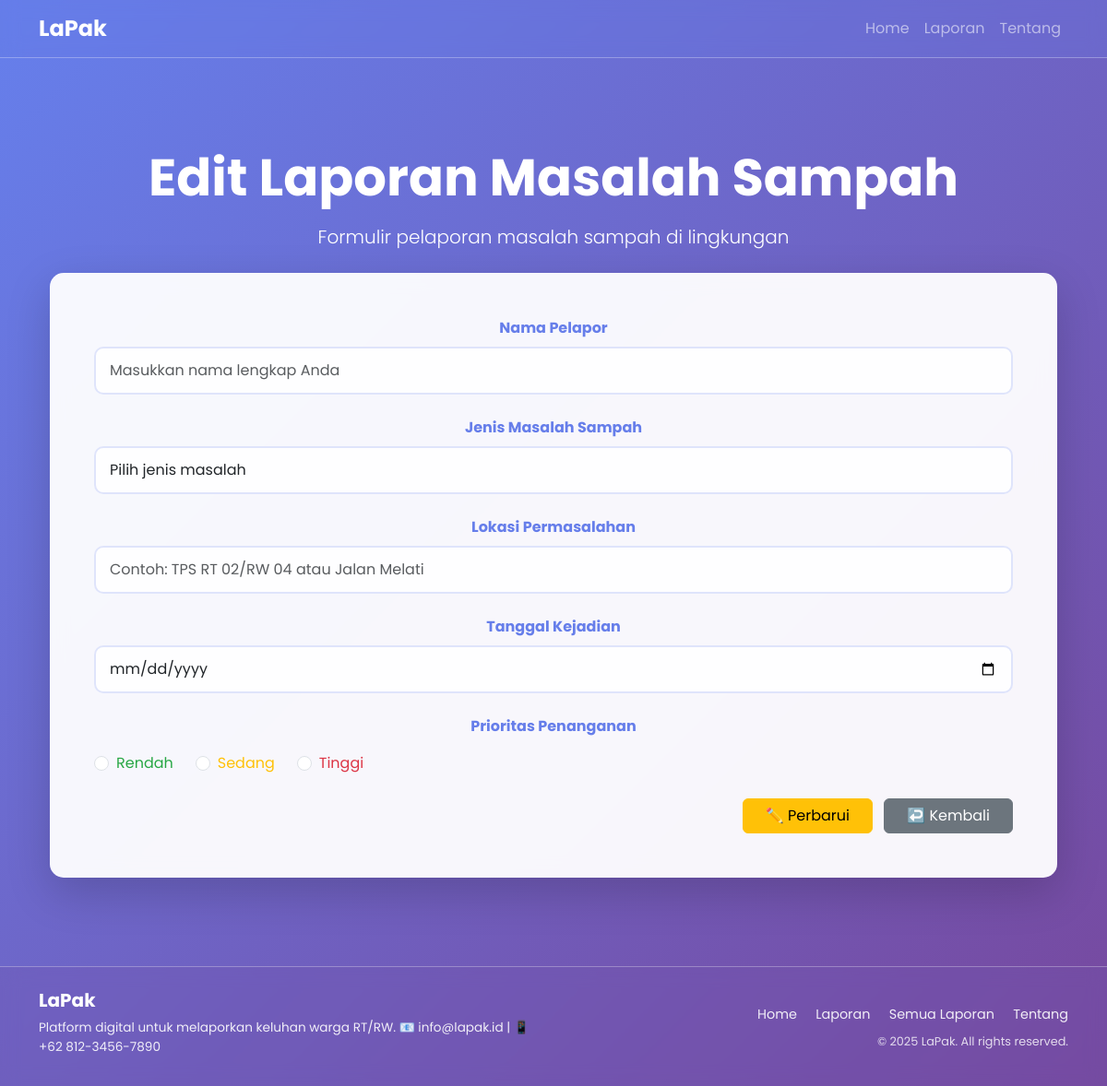
Page /laporan/edit2/2 on the earlier database version.
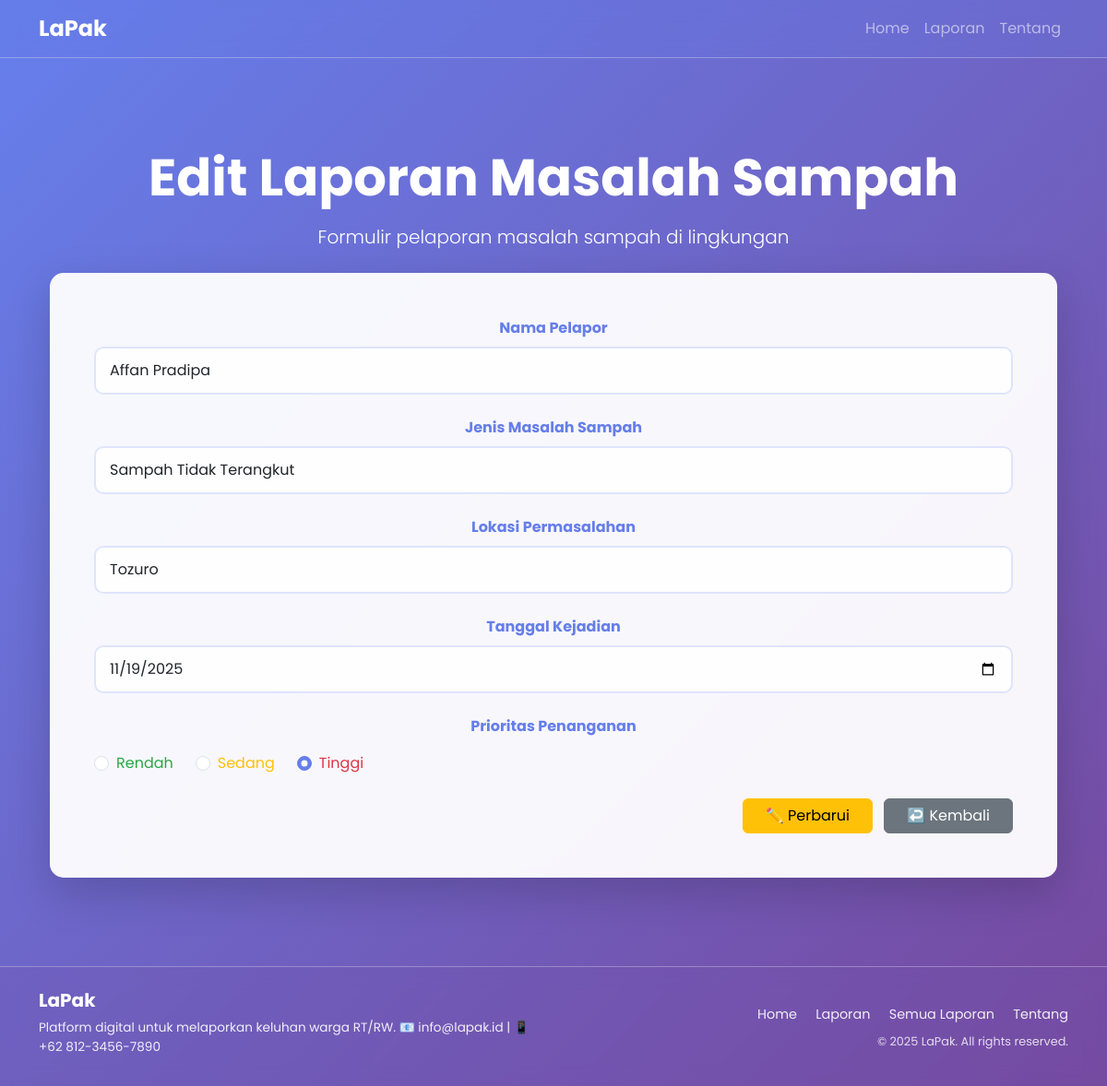
Same page on the later database version.
### tables this page shows
CREATE TABLE "laporan638" (
	"id_laporan"	INTEGER,
	"nama_pelapor"	TEXT,
	"jenis_sampah"	TEXT,
	"tanggal_kejadian"	TEXT,
	"prioritas_penanganan"	TEXT, lokasi_masalah TEXT,
	PRIMARY KEY("id_laporan" AUTOINCREMENT)
);

### App.py (the view, shortened to what this page needs)
@app.route('/laporan/edit2/<int:id>', methods=['GET', 'PUT'])
def edit2(id):
    laporan = Model638.getLaporanById(id)
    return render_template('laporan2.html', action='Edit', laporan=laporan)

### DBConnection.py (called while the page is built)
def get_db_connection():
    conn = sqlite3.connect(DB_NAME)
    conn.row_factory = sqlite3.Row
    return conn

### Model638.py (called while the page is built)
def getLaporanById(id_laporan):
    conn = DBConnection.get_db_connection()
    laporan = conn.execute("SELECT * FROM laporan638 WHERE id_laporan = ?", (id_laporan,)).fetchone()
    conn.close()
    return laporan

### Templates/laporan2.html (shortened to what this page needs)
{% extends "base.html" %}
{% block tengah8 %}
<h1 class="display-4 fw-bold mb-3">{{ action }} Laporan Masalah Sampah</h1>
<p class="lead mb-4">Formulir pelaporan masalah sampah di lingkungan</p>
<div class="container mt-4">
  <div class="card border-0 shadow-lg" style="background: rgba(255, 255, 255, 0.95); backdrop-filter: blur(10px); border-radius: 15px; box-shadow: 0 10px 40px rgba(102, 126, 234, 0.3), 0 0 20px rgba(118, 75, 162, 0.2);">
    <div class="card-body p-5">
      <form id="laporanForm2" class="needs-validation" novalidate>
        <div class="mb-4">
          <label for="namaPelapor2" class="form-label fw-bold" style="color: #667eea;">Nama Pelapor</label>
          <input type="text" name="namaPelapor638" class="form-control form-input" id="namaPelapor2"
                 value="{{ laporan[1] if laporan else '' }}" placeholder="Masukkan nama lengkap Anda" required>
        </div>
        <div class="mb-4">
          <label for="jenisMasalah" class="form-label fw-bold" style="color: #667eea;">Jenis Masalah Sampah</label>
          <select name="jenisMasalah638" class="form-select form-input" id="jenisMasalah" required>
            <option value="">Pilih jenis masalah</option>
            <option value="tidak-terangkut" {% if laporan and laporan[2] == 'tidak-terangkut' %}selected{% endif %}>Sampah Tidak Terangkut</option>
          </select>
        </div>
        <div class="mb-4">
          <label for="lokasiPermasalahan" class="form-label fw-bold" style="color: #667eea;">Lokasi Permasalahan</label>
          <input type="text" name="lokasiPermasalahan638" class="form-control form-input" id="lokasiPermasalahan"
                 value="{{ laporan[5] if laporan else '' }}" placeholder="Contoh: TPS RT 02/RW 04 atau Jalan Melati" required>
        </div>
        <div class="mb-4">
          <label for="tanggalKejadian" class="form-label fw-bold" style="color: #667eea;">Tanggal Kejadian</label>
          <input type="date" name="tanggalKejadian638" class="form-control form-input" id="tanggalKejadian"
                 value="{{ laporan[3] if laporan else '' }}" required>
        </div>
        <div class="mb-4">
          <label class="form-label fw-bold d-block mb-3" style="color: #667eea;">Prioritas Penanganan</label>
          <div class="d-flex gap-4 flex-wrap">
            <div class="form-check">
              <input class="form-check-input" type="radio" name="prioritas638" id="rendah" value="rendah"
                     {% if laporan and laporan[4] == 'rendah' %}checked{% endif %} required>
              <label class="form-check-label" for="rendah" style="color: #28a745;">
                Rendah
              </label>
            </div>
            <div class="form-check">
              <input class="form-check-input" type="radio" name="prioritas638" id="sedang" value="sedang"
                     {% if laporan and laporan[4] == 'sedang' %}checked{% endif %} required>
              <label class="form-check-label" for="sedang" style="color: #ffc107;">
                Sedang
              </label>
            </div>
            <div class="form-check">
              <input class="form-check-input" type="radio" name="prioritas638" id="tinggi" value="tinggi"
                     {% if laporan and laporan[4] == 'tinggi' %}checked{% endif %} required>
              <label class="form-check-label" for="tinggi" style="color: #dc3545;">
                Tinggi
              </label>
            </div>
          </div>
        </div>
        <div class="text-end mt-4">
          {% if action == 'Edit' %}
          <button type="submit" class="btn btn-warning px-4 btn_edit2" data-edit-url="{{ url_for('edit2', id=laporan[0]) if laporan else '' }}">✏️ Perbarui</button>
          {% else %}
          <button type="submit" class="btn-submit btn_simpan2">
            <span>💾 Simpan</span>
            <i class="ms-2">→</i>
          </button>
          {% endif %}
          <a href="{{ url_for('laporantabel') }}" class="btn btn-secondary px-4 ms-2">↩️ Kembali</a>
        </div>
      </form>
    </div>
  </div>
</div>
{% endblock %}

### Templates/base.html (shortened to what this page needs)
<!DOCTYPE html>
<html lang="en">
  <head>
    <link href="https://cdn.jsdelivr.net/npm/bootstrap@5.3.8/dist/css/bootstrap.min.css" rel="stylesheet" />
  </head>
  <body>
    {% block atas8 %}
    <nav class="navbar navbar-expand-lg navbar-dark navbar-transparent">
      <div class="container">
        <a class="navbar-brand fw-bold fs-4" href="/">LaPak</a>
        <div class="collapse navbar-collapse" id="navbarNav">
          <ul class="navbar-nav ms-auto">
            <li class="nav-item">
              <a class="nav-link" href="/">Home</a>
            </li>
            <li class="nav-item">
              <a class="nav-link" href="/laporan">Laporan</a>
            </li>
            <li class="nav-item">
              <a class="nav-link" href="/tentang">Tentang</a>
            </li>
          </ul>
        </div>
      </div>
    </nav>
    {% endblock %}
    <div class="content-wrapper">
      <div class="jumbotron-gradient text-white py-5">
        <div class="container py-5">
          <div class="row align-items-center">
            <div class="col-lg-12 mx-auto text-center">{% block tengah8 %} {% endblock %}</div>
          </div>
        </div>
      </div>
    </div>
    {% block bawah8 %}
    <footer class="footer-transparent text-white py-4">
      <div class="container">
        <div class="row align-items-center">
          <div class="col-md-6 text-center text-md-start mb-3 mb-md-0">
            <h5 class="fw-bold mb-2">LaPak</h5>
            <p class="mb-2" style="font-size: 0.85rem; opacity: 0.9; line-height: 1.5">
              Platform digital untuk melaporkan keluhan warga RT/RW.
              <span class="d-block d-md-inline mt-1 mt-md-0">📧 info@lapak.id | 📱 +62 812-3456-7890</span>
            </p>
          </div>
          <div class="col-md-6 text-center text-md-end">
            <div class="mb-2">
              <a href="/" class="text-white text-decoration-none me-3" style="font-size: 0.9rem; opacity: 0.9">Home</a>
              <a href="/laporan" class="text-white text-decoration-none me-3" style="font-size: 0.9rem; opacity: 0.9">Laporan</a>
              <a href="/laporantabel" class="text-white text-decoration-none me-3" style="font-size: 0.9rem; opacity: 0.9">Semua Laporan</a>
              <a href="/tentang" class="text-white text-decoration-none" style="font-size: 0.9rem; opacity: 0.9">Tentang</a>
            </div>
            <p class="mb-0" style="font-size: 0.8rem; opacity: 0.8">&copy; 2025 LaPak. All rights reserved.</p>
          </div>
        </div>
      </div>
    </footer>
    {% endblock %}
  </body>
</html>

### Templates/base.html (style rules this page uses)
* { font-family: "Poppins", sans-serif; }
body { display: flex; flex-direction: column; min-height: 100vh; background: linear-gradient(135deg, #667eea 0%, #764ba2 100%); }
.content-wrapper { flex: 1; }
.navbar-transparent { background: rgba(102, 126, 234, 0.2) !important; backdrop-filter: blur(10px); -webkit-backdrop-filter: blur(10px); border-bottom: 1px solid rgba(255, 255, 255, 0.3); }
.footer-transparent { background: rgba(118, 75, 162, 0.2) !important; backdrop-filter: blur(10px); -webkit-backdrop-filter: blur(10px); border-top: 1px solid rgba(255, 255, 255, 0.3); }
.jumbotron-gradient { background: linear-gradient(135deg, #667eea 0%, #764ba2 100%); }

### Templates/laporan2.html (style rules this page uses)
.form-input { border: 2px solid rgba(102, 126, 234, 0.2); border-radius: 10px; padding: 12px 15px; transition: all 0.3s ease; background: rgba(255, 255, 255, 0.9); }
.form-check-input:checked { background-color: #667eea; border-color: #667eea; }

Differences in the rows shown:
added laporan638: namaPelapor638 "Affan Pradipa", jenisMasalah638 "Sampah Tidak Terangkut", lokasiPermasalahan638 "Tozuro", tanggalKejadian638 "11/19/2025", prioritas_penanganan "☐ Rendah", prioritas_penanganan "☐ Sedang", prioritas_penanganan "☑ Tinggi"
Other differences:
form field jenisMasalah638: "Pilih jenis masalah" → (not shown)
form field prioritas638: "☐ Rendah" → (not shown)
form field prioritas638: "☐ Sedang" → (not shown)
form field prioritas638: "☐ Tinggi" → (not shown)
